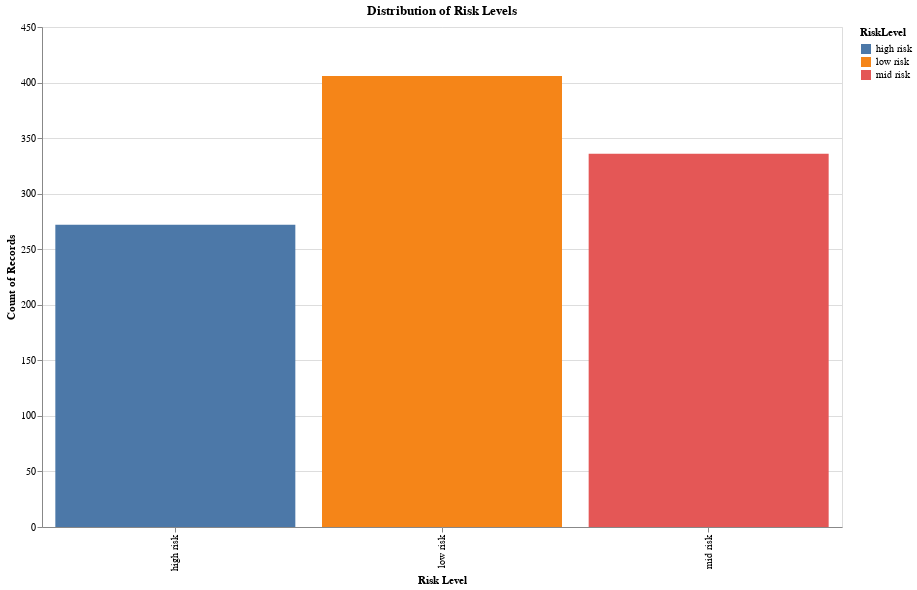

Notebook code for this chart:
### Markdown cell above
4. **Analyse de la distribution des classes** : Examinez la distribution des étiquettes de classe au sein jeu de données. Utilisez des diagrammes en barres pour visualiser la fréquence des instances pour chaque classe et évaluez si l'ensemble de données est équilibré ou déséquilibré.

### Code cell
# Bar chart showing the distribution of Risk Levels 
chart_risk_distribution = alt.Chart(maternalHealthRisk_dataset, title="Distribution of Risk Levels").mark_bar().encode(
    alt.X("RiskLevel:N", title="Risk Level"), 
    y='count()',  # Count of each RiskLevel
    color='RiskLevel:N'  # Color each bar based on the RiskLevel
).properties(
    width=800,  # Set width to 800 pixels
    height=500  # Set height to 500 pixels
)

chart_risk_distribution

### Figure 1 — Vega-Lite specification as saved in the notebook (floating-point values rounded to 4 significant figures; data arrays with more than 128 entries replaced by an {"elided": "..."} marker saying what was removed)
{"config": {"view": {"continuousWidth": 300, "continuousHeight": 300}}, "data": {"name": "data-784c568b4ac4db9d3b795a26b020cf7e"}, "mark": {"type": "bar"}, "encoding": {"color": {"field": "RiskLevel", "type": "nominal"}, "x": {"field": "RiskLevel", "title": "Risk Level", "type": "nominal"}, "y": {"aggregate": "count", "type": "quantitative"}}, "height": 500, "title": "Distribution of Risk Levels", "width": 800, "$schema": "https://vega.github.io/schema/vega-lite/v5.20.1.json", "datasets": {"data-784c568b4ac4db9d3b795a26b020cf7e": {"elided": "1014 records"}}}
